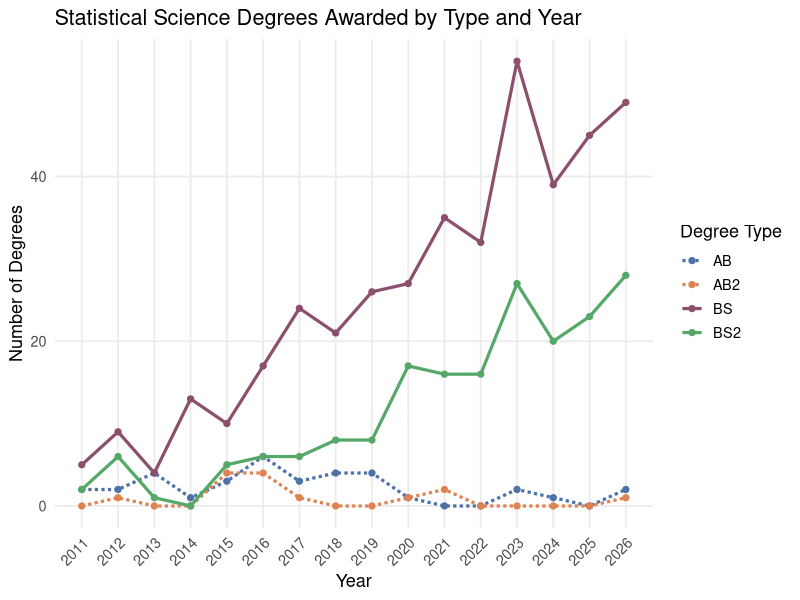
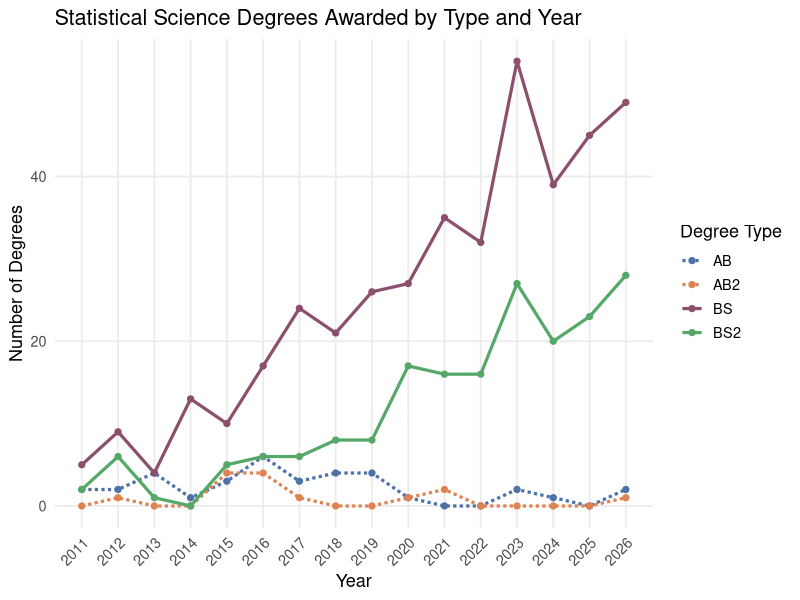

The R script that drew these images, in order:
## ---- chunk 1

## ---- chunk 2
#| label: packages
#| echo: false
#| message: false
#| warning: false

library(tidyverse)
library(knitr)
options(
  dplyr.print_min = 10, 
  dplyr.print_max = 10
  )

## ---- chunk 3
#| echo: false
degrees <- read_csv("../data/statsci_clean.csv")

degrees_long <- degrees %>%
  pivot_longer(
    cols = -degree_type,
    names_to = "year",
    values_to = "count"
  ) %>%
  mutate(year = as.integer(year))

## ---- chunk 4
#| echo: false
#| fig-width: 8
#| fig-height: 5

muted_colors <- c(
  "AB"  = "#4C72A8",  # muted blue
  "AB2" = "#DD8452",  # muted orange
  "BS"  = "#8C4F6E",  # muted magenta/wine
  "BS2" = "#55A868"   # muted green
)

line_types <- c(
  "AB"  = "11", # fine dash: 1pt on, 1pt off
  "AB2" = "11",
  "BS"  = "solid",
  "BS2" = "solid"
)

ggplot(degrees_long, aes(x = year, y = count, color = degree_type, linetype = degree_type)) +
  geom_line(linewidth = 1.1) +
  geom_point(size = 1.8) +
  scale_color_manual(values = muted_colors) +
  scale_linetype_manual(values = line_types) +
  scale_x_continuous(breaks = unique(degrees_long$year)) +
  labs(
    title = "Statistical Science Degrees Awarded by Type and Year",
    x = "Year",
    y = "Number of Degrees",
    color = "Degree Type",
    linetype = "Degree Type"
  ) +
  theme_minimal(base_size = 13) +
  theme(
    axis.text.x = element_text(angle = 45, hjust = 1),
    panel.grid.minor = element_blank(),
    legend.position = "right"
  )
## ---- chunk 5
#| label: degrees-display

degrees
## ---- chunk 6
#| echo: false
#| fig-width: 8
#| fig-height: 5

muted_colors <- c(
  "AB"  = "#4C72A8",  # muted blue
  "AB2" = "#DD8452",  # muted orange
  "BS"  = "#8C4F6E",  # muted magenta/wine
  "BS2" = "#55A868"   # muted green
)

line_types <- c(
  "AB"  = "11", # fine dash: 1pt on, 1pt off
  "AB2" = "11",
  "BS"  = "solid",
  "BS2" = "solid"
)

ggplot(degrees_long, aes(x = year, y = count, color = degree_type, linetype = degree_type)) +
  geom_line(linewidth = 1.1) +
  geom_point(size = 1.8) +
  scale_color_manual(values = muted_colors) +
  scale_linetype_manual(values = line_types) +
  scale_x_continuous(breaks = unique(degrees_long$year)) +
  labs(
    title = "Statistical Science Degrees Awarded by Type and Year",
    x = "Year",
    y = "Number of Degrees",
    color = "Degree Type",
    linetype = "Degree Type"
  ) +
  theme_minimal(base_size = 13) +
  theme(
    axis.text.x = element_text(angle = 45, hjust = 1),
    panel.grid.minor = element_blank(),
    legend.position = "right"
  )
## ---- chunk 7
degrees
## ---- chunk 8
#| echo: false
cat("# A tibble: 4 x 16")
degrees |> 
  select(1:10) |> 
  as.data.frame()
## ---- chunk 9
#| echo: false
cat("# A tibble: 60 x 3")
print(degrees |>
        pivot_longer(
    cols = -degree_type,
    values_to = "count",
    names_to = "year",
    names_transform = as.numeric) |>
      slice_head(n = 17) |>
        as.data.frame())
## ---- chunk 10
#| echo: false
cat("# A tibble: 4 x 16")
degrees |> 
  select(1:10) |> 
  as.data.frame()
## ---- chunk 11
#| echo: false
cat("# A tibble: 60 x 3")
print(degrees |>
        pivot_longer(
    cols = -degree_type,
    values_to = "count",
    names_to = "year",
    names_transform = as.numeric) |>
      slice_head(n = 17) |>
        as.data.frame())
## ---- chunk 12
#| echo: false
cat("# A tibble: 4 x 16")
degrees |> 
  select(1:10) |> 
  as.data.frame()
## ---- chunk 13
#| echo: false
cat("# A tibble: 60 x 3")
print(degrees |>
        pivot_longer(
    cols = -degree_type,
    values_to = "count",
    names_to = "year",
    names_transform = as.numeric) |>
      slice_head(n = 17) |>
        as.data.frame())
## ---- chunk 14
degrees |> 
  pivot_longer(
    cols = -degree_type,
    values_to = "count",
    names_to = "year"
  )
## ---- chunk 15
#| echo: false
degrees |>
  pivot_longer(
    cols = -degree_type,
    values_to = "count",
    names_to = "year",
    names_transform = as.numeric
  )
## ---- chunk 16
#| echo: false
cat("# A tibble: 4 x 16")
degrees |> 
  select(1:10) |> 
  as.data.frame()
## ---- chunk 17
#| echo: false
cat("# A tibble: 60 x 3")
print(degrees |>
        pivot_longer(
    cols = -degree_type,
    values_to = "count",
    names_to = "year",
    names_transform = as.numeric) |>
      slice_head(n = 17) |>
        as.data.frame())
## ---- chunk 18
#| echo: false
cat("# A tibble: 4 x 16")
degrees |> 
  select(1:10) |> 
  as.data.frame()
## ---- chunk 19
#| echo: false
cat("# A tibble: 60 x 3")
print(degrees |>
        pivot_longer(
    cols = -degree_type,
    values_to = "count",
    names_to = "year",
    names_transform = as.numeric) |>
      slice_head(n = 17) |>
        as.data.frame())
